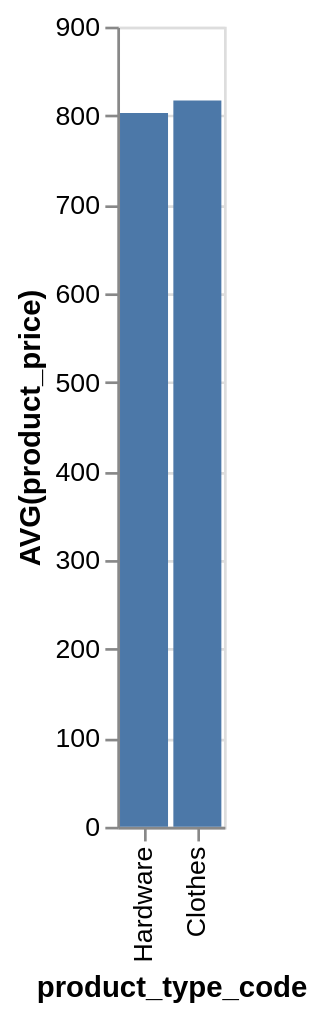

Express this chart as Vega-Lite.
### Vega-Lite specification from a JSON file in a GitHub repository (floating-point values rounded to 4 significant figures)
{"data": {"values": [{"x_data": "Hardware", "y_data": 803}, {"x_data": "Clothes", "y_data": 817}]}, "mark": "bar", "encoding": {"x": {"field": "x_data", "type": "nominal", "title": "product_type_code", "sort": "descending"}, "y": {"field": "y_data", "type": "quantitative", "title": "AVG(product_price)"}}}
